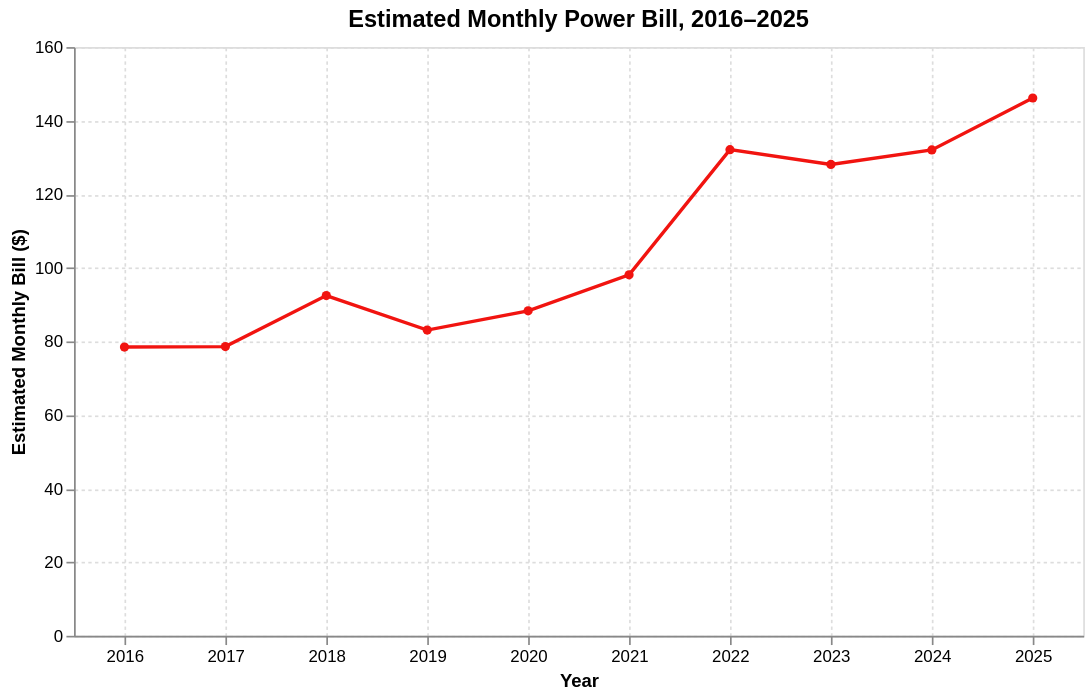

Source (notebook cell):
### Markdown cell above
# Dropped comparison between East Fishkill power rate and NYS mean/average because I am not 100% sure the calculated rates are comparable
data sources: https://www.nyserda.ny.gov/Energy-Prices/Electricity/Monthly-Avg-Electricity-Residential

### Code cell
# Re-charting power costs/bills with altair (to show estimated monthly bill over time based on the 600 kWh benchmark usage and average power rates)
import altair as alt
import pandas as pd

# 1. Load  dataset
df_rates = pd.read_csv("power_rates.csv")

# CHANGED: now cleaning "Estimated Monthly Bill" instead of Rate_per_kWh
df_rates["Estimated Monthly Bill"] = df_rates["Estimated Monthly Bill"].str.replace("$", "", regex=False).astype(float)

# 2. Reshape data into long format so Altair can generate a native legend
df_long = df_rates.melt(
    id_vars=["Year"],
    value_vars=["Estimated Monthly Bill"],
    var_name="Location",
    value_name="Bill",
)

df_long["Location"] = df_long["Location"].map(
    {
        "Estimated Monthly Bill": "Central Hudson (East Fishkill)"
    }
)

# 3. Build the Chart
chart = (
    alt.Chart(df_long)
    .mark_line(point=True)
    .encode(
        x=alt.X("Year:O", title="Year", axis=alt.Axis(labelAngle=0)),
        y=alt.Y("Bill:Q", title="Estimated Monthly Bill ($)"),
        color=alt.Color(
            "Location:N",
            title=None,
            scale=alt.Scale(range=["#F11410"]),
            legend=None,
        ),
    )
    .properties(
        title="Estimated Monthly Power Bill, 2016\u20132025",
        width=600,
        height=350,
    )
    .configure_title(fontSize=14, font="sans-serif", anchor="middle")
    .configure_axis(grid=True, gridDash=[2, 2], labelFont="sans-serif")
)

# 4. Display the chart
chart.show()

### Figure 1 — Vega-Lite specification as saved in the notebook (floating-point values rounded to 4 significant figures)
{"config": {"view": {"continuousWidth": 300, "continuousHeight": 300}, "axis": {"grid": true, "gridDash": [2, 2], "labelFont": "sans-serif"}, "title": {"anchor": "middle", "font": "sans-serif", "fontSize": 14}}, "data": {"name": "data-98bb073e98e5948d393dcadc3e94ba55"}, "mark": {"type": "line", "point": true}, "encoding": {"color": {"field": "Location", "legend": null, "scale": {"range": ["#F11410"]}, "title": null, "type": "nominal"}, "x": {"axis": {"labelAngle": 0}, "field": "Year", "title": "Year", "type": "ordinal"}, "y": {"field": "Bill", "title": "Estimated Monthly Bill ($)", "type": "quantitative"}}, "height": 350, "title": "Estimated Monthly Power Bill, 2016–2025", "width": 600, "$schema": "https://vega.github.io/schema/vega-lite/v6.4.1.json", "datasets": {"data-98bb073e98e5948d393dcadc3e94ba55": [{"Year": 2025, "Location": "Central Hudson (East Fishkill)", "Bill": 146.2}, {"Year": 2024, "Location": "Central Hudson (East Fishkill)", "Bill": 132.1}, {"Year": 2023, "Location": "Central Hudson (East Fishkill)", "Bill": 128.1}, {"Year": 2022, "Location": "Central Hudson (East Fishkill)", "Bill": 132.1}, {"Year": 2021, "Location": "Central Hudson (East Fishkill)", "Bill": 98.1}, {"Year": 2020, "Location": "Central Hudson (East Fishkill)", "Bill": 88.32}, {"Year": 2019, "Location": "Central Hudson (East Fishkill)", "Bill": 83.1}, {"Year": 2018, "Location": "Central Hudson (East Fishkill)", "Bill": 92.46}, {"Year": 2017, "Location": "Central Hudson (East Fishkill)", "Bill": 78.6}, {"Year": 2016, "Location": "Central Hudson (East Fishkill)", "Bill": 78.48}]}}
